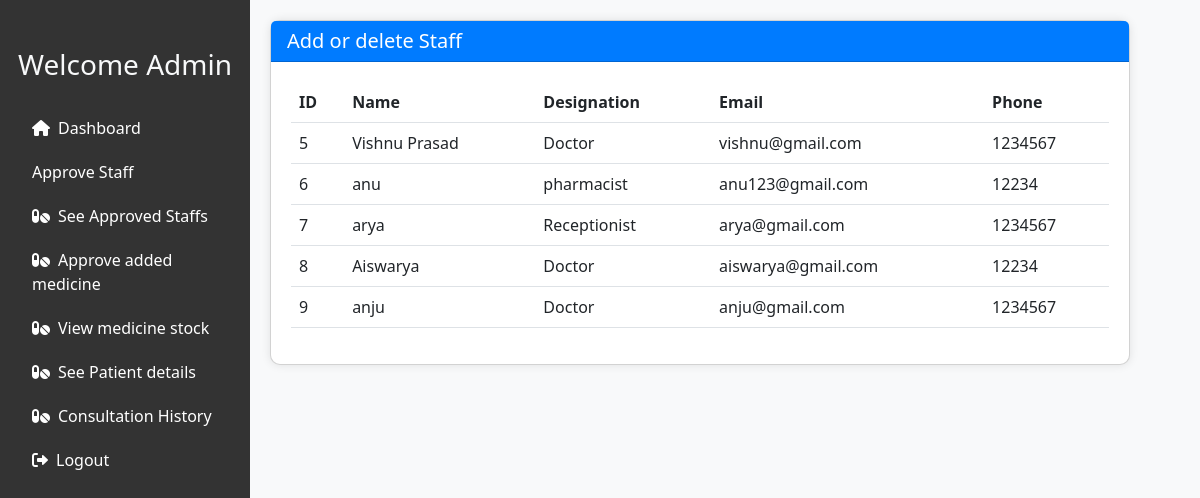
Page /adminstaff/ (signed in) on the committed database.
### Coordinator/models.py (models this page shows)
class User(AbstractUser):
    Designation=models.CharField(max_length=15)
    phone=models.BigIntegerField(blank=True, null=True)
    is_approved = models.BooleanField(default=False)

### Coordinator/views.py (the view)
# urls.py: path("adminstaff/", coordinator_views.admin_staffview, name='admin_staffview'),
@login_required
def admin_staffview(request):
    details1 = User.objects.filter(is_approved=True, is_superuser=False)
    return render(request, 'staffdetails.html', {'data1': details1})

### Coordinator/templates/staffdetails.html (shortened to what this page needs)
<!DOCTYPE html>
<html lang="en">
<head>
  <link href="https://cdn.jsdelivr.net/npm/bootstrap@5.3.0-alpha1/dist/css/bootstrap.min.css" rel="stylesheet">
  <link href="https://cdnjs.cloudflare.com/ajax/libs/font-awesome/6.0.0-beta3/css/all.min.css" rel="stylesheet">
</head>
<body>
<div class="container-fluid">
  <div class="row">
    <div class="col-md-3 sidebar">
      <h3 class="text-center text-light mb-4">Welcome Admin </h3>
      <ul class="nav flex-column">
        <li class="nav-item">
          <a class="nav-link sidebar-link" href="{% url 'admin_home' %}"><i class="fas fa-home me-2"></i>Dashboard</a>
        </li>
        <li class="nav-item">
          <a class="nav-link sidebar-link" href="{% url 'approve_reject' %}" i class="fas fa-user-check me-2"></i>Approve Staff</a>
        </li>
        <li class="nav-item">
          <a class="nav-link sidebar-link" href="{% url 'admin_staffview' %}"><i class="fas fa-pills me-2"></i>See Approved Staffs</a>
        </li>
        <li class="nav-item">
          <a class="nav-link sidebar-link" href="{% url 'approveorreject' %}"><i class="fas fa-pills me-2"></i>Approve added medicine</a>
        </li>
        <li class="nav-item">
          <a class="nav-link sidebar-link" href="{% url 'admin_medicineview' %}"><i class="fas fa-pills me-2"></i>View medicine stock</a>
        </li>
        <li class="nav-item">
          <a class="nav-link sidebar-link" href="{% url 'patient_data' %}"><i class="fas fa-pills me-2"></i>See Patient details</a>
        </li>
        <li class="nav-item">
          <a class="nav-link sidebar-link" href="{% url 'patient_records' %}"><i class="fas fa-pills me-2"></i>Consultation History</a>
        </li>
        <li class="nav-item">
          <a class="nav-link sidebar-link" href="/lgo"><i class="fas fa-sign-out-alt me-2"></i>Logout</a>
        </li>
      </ul>
    </div>
    <div class="col-md-9 main-content">
        <div class="card mb-4">
          <div class="card-header">
            <h5 class="m-0">Add or delete Staff</h5>
          </div>
          <div class="card-body">
            <table class="table">
              <thead>
                <tr>
                  <th>ID</th>
                  <th>Name</th>
                  <th>Designation</th>
                  <th>Email</th>
                  <th>Phone</th>
                </tr>
              </thead>
              <tbody>
                {% for st in data1 %}
                <tr>
                    <td>{{st.id}}</td>
                    <td>{{st.first_name}}</td>
                    <td>{{st.Designation}}</td>
                    <td>{{st.email}}</td>
                    <td>{{st.phone}}</td>
                </tr>
                {% endfor %}
              </tbody>
            </table>
          </div>
        </div>
      </div>
    </div>
  </div>
</body>
</html>

### Coordinator/templates/staffdetails.html (style rules this page uses)
body { background-color: #f8f9fa; }
.sidebar { position: fixed; top: 0; left: 0; height: 100%; width: 250px; background-color: #333; padding-top: 3rem; }
.main-content { margin-left: 250px; padding: 20px; }
.sidebar-link { color: #fff; padding: 10px 20px; display: block; text-decoration: none; }
.card { background-color: #fff; border-radius: 10px; box-shadow: 0 0 10px rgba(0,0,0,0.1); }
.card-header { background-color: #007bff; color: #fff; border-radius: 10px 10px 0 0; }
.card-body { padding: 20px; }

### rows in the picture
User: id "5", first_name "Vishnu Prasad", Designation "Doctor", email "vishnu@gmail.com", phone "1234567"
User: id "6", first_name "anu", Designation "pharmacist", email "anu123@gmail.com", phone "12234"
User: id "7", first_name "arya", Designation "Receptionist", email "arya@gmail.com", phone "1234567"
User: id "8", first_name "Aiswarya", Designation "Doctor", email "aiswarya@gmail.com", phone "12234"
User: id "9", first_name "anju", Designation "Doctor", email "anju@gmail.com", phone "1234567"
